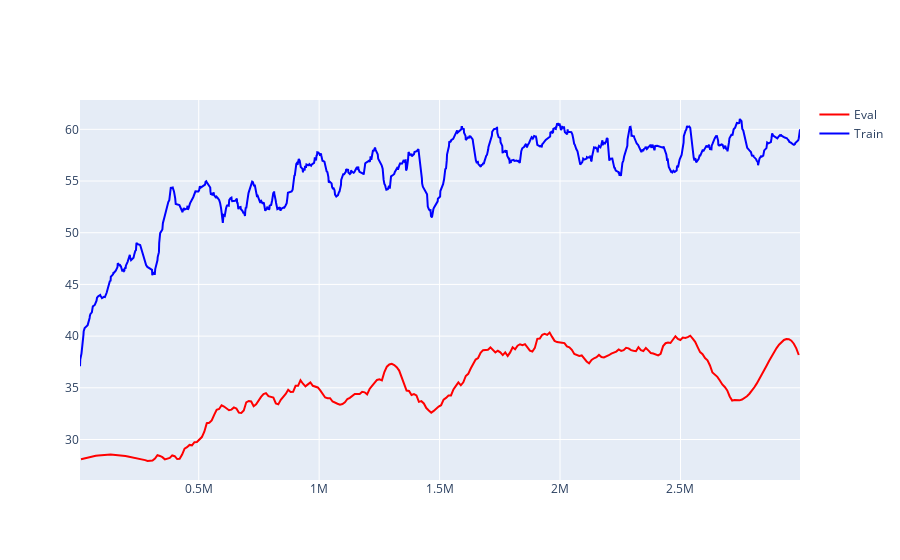

Notebook code for this chart:
### Code cell
fig = go.Figure()
fig.add_trace(go.Scatter(
    x = r_eval['Step'],
    y = signal.savgol_filter(r_eval['Value'], 53, 4),
    # y = r_eval['Value'],
    mode='lines',
    line=go.scatter.Line(color="red"),
    name='Eval'
))

fig.add_trace(go.Scatter(
    x=r_train['Step'],
    y=signal.savgol_filter(r_train['Value'], 53, 4), 
    # y = r_train['Value'],
    mode='lines',
    line=go.scatter.Line(color="blue"),
    name='Train'
))


fig.show()

### Figure 1 — Plotly figure (JSON) as saved in the notebook; plotly's stock layout.template omitted (floating-point values rounded to 4 significant figures; data arrays with more than 128 entries replaced by an {"elided": "..."} marker saying what was removed)
{"data": [{"line": {"color": "red"}, "mode": "lines", "name": "Eval", "type": "scatter", "x": {"elided": "292 int values"}, "y": {"elided": "292 float values"}}, {"line": {"color": "blue"}, "mode": "lines", "name": "Train", "type": "scatter", "x": {"elided": "1000 int values"}, "y": {"elided": "1000 float values"}}], "layout": {}}
